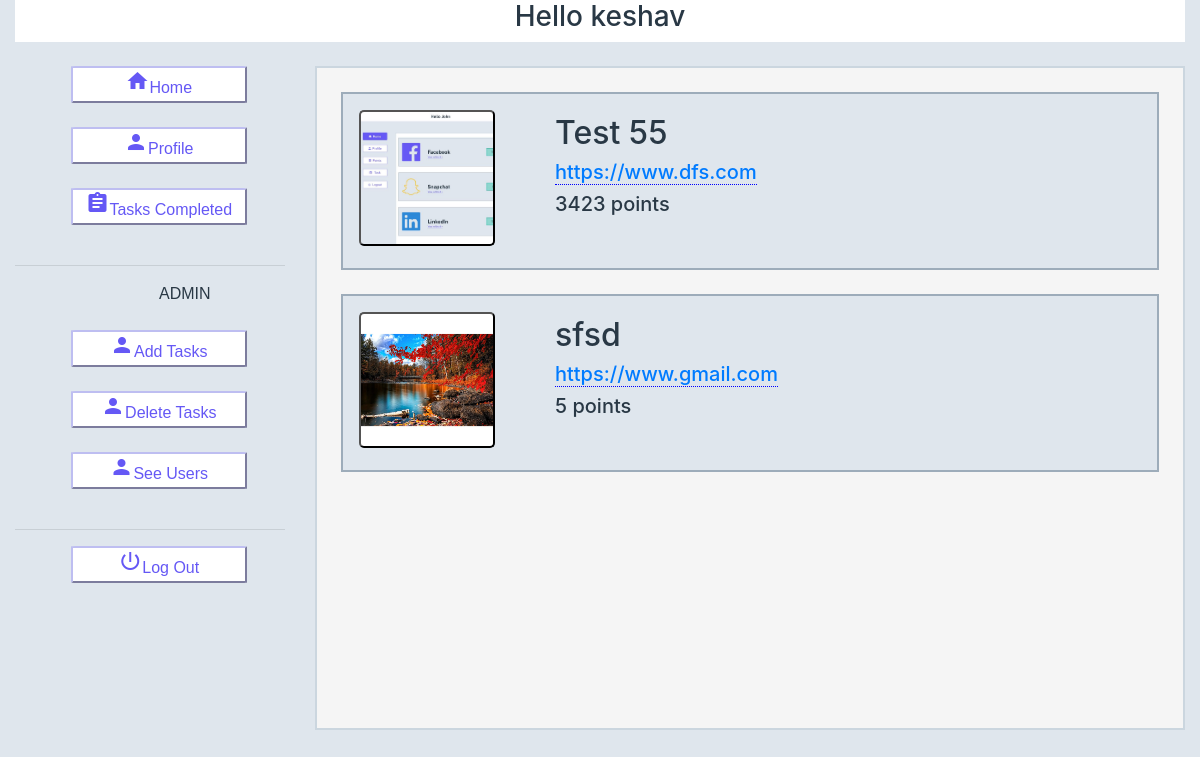
Page /completed/ (signed in) on the earlier database version.
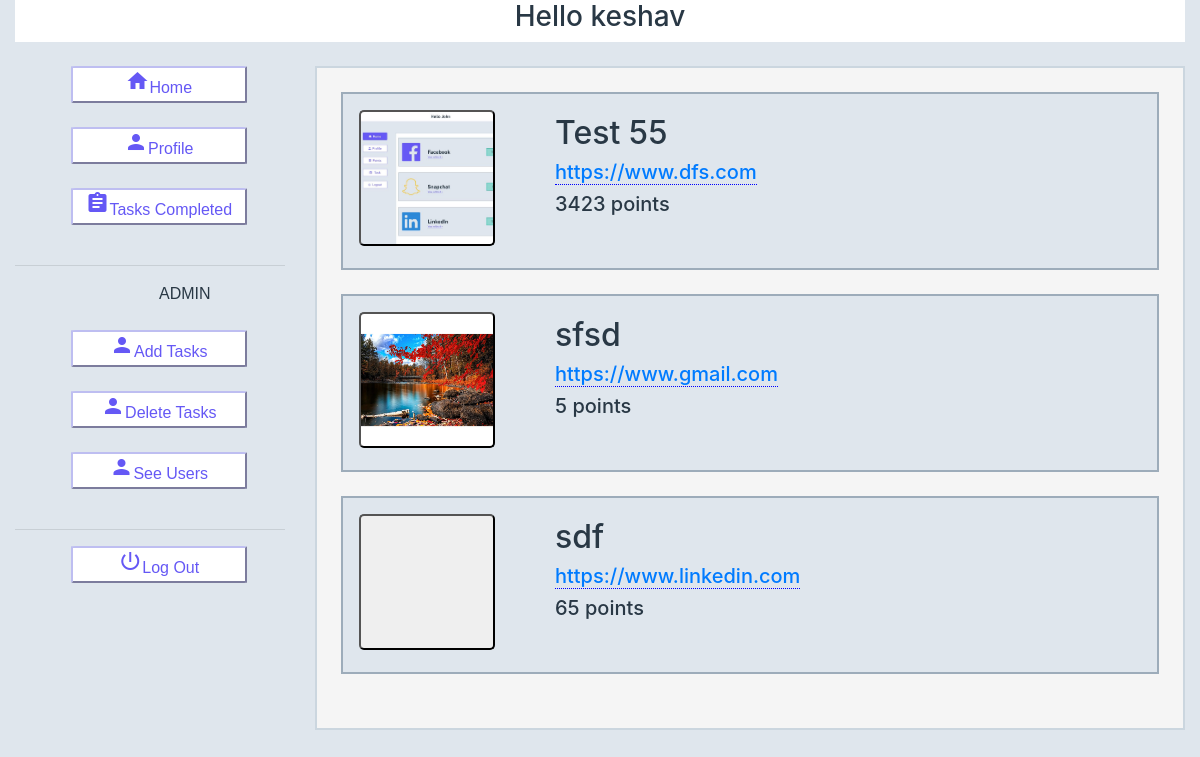
Same page on the later database version.
### myapp/models.py (models this page shows, shortened)
class CompletedTasks(models.Model):
    user = models.ForeignKey(User, on_delete=models.CASCADE)
    task = models.ForeignKey(Tasks, on_delete=models.CASCADE)
    completed_task_ss = models.ImageField(upload_to='completed_task_ss/')
    completed_at = models.DateTimeField(auto_now_add=True)

class Tasks(models.Model):
    task_name = models.CharField(max_length=50)
    task_url = models.URLField (max_length=200)
    category = models.CharField(max_length=50, default="Others")
    task_ss = models.ImageField(upload_to='task_ss/')
    points = models.IntegerField()

### myapp/views.py (the view)
# urls.py: path('completed/', views.TasksCompleted.as_view(), name='completed_tasks'),
class TasksCompleted(LoginRequiredMixin, View):
    def get(self, request, *args, **kwargs):
        current_user_id = request.user.id
        completed_tasks = CompletedTasks.objects.filter(user=current_user_id)
        return render(request, 'myapp/completed_tasks.html', {'completed_tasks':completed_tasks})

### myapp/templates/myapp/completed_tasks.html (shortened to what this page needs)
{% extends "myapp/user_base.html" %}
{% block userbase %}
<div class="style-right">
 {% for task in completed_tasks %}
<div class="card bor-col" style="margin: 3vh;  height: 27%;">
    <div class="card-horizontal h-100" style="display: flex; flex: 1 1 auto; padding-right: 8%;">
        <div class="img-square-wrapper h-100">
                <button
                alt="Card image cap"
                data-toggle="modal" data-target="#myModal{{forloop.counter}}"
                id="getSrc"
                style="margin: 2vh;
                height: 17vh;
                width: 17vh;
                background-image: url('{{ task.completed_task_ss.url }}');
                background-size: cover;
                border-radius: 5px;
                margin-right: 5vh;"
                >
        </div>
        <div class="card-body">
            <div class="card-text d-flex justify-content-between">
                <div>
                <h2>{{task.task.task_name}}</h2>
                <h5><a href="{{ task.task_url }}" style="border-bottom: 1px dotted blue">{{task.task.task_url}}</a></h5>
                <h5>{{task.task.points}} points</h5>
                </div>
            </div>
        </div>
    </div>
</div>
{% endfor %}
</div>
{% endblock %}

### myapp/templates/myapp/user_base.html (shortened to what this page needs)
{% extends "myapp/base.html" %}
{% block base %}
<div style="background-color: white; width: 100%; display:inline-block">
<h3 style="text-align:center">Hello {{request.user.username}}</h3></div>
<br><br>
<div class="row h-100">
    <div class="col-md-3">
        <div class="w-100"><a href="{% url 'myapp:tasks' %}"><button class="sidebar-buttons"><i class="material-icons">home</i>Home</button></a></div><br>
        <div class="w-100"><a href="{% url 'myapp:profile' %}"><button class="sidebar-buttons"><i class="material-icons">person</i>Profile</button></a></div><br>
        <div class="w-100"><a href="{% url 'myapp:completed_tasks' %}"><button class="sidebar-buttons"><i class="material-icons">assignment</i>Tasks Completed</button></a></div>
        {% if perms.myapp.add_tasks and perms.myapp.delete_tasks and perms.myapp.edit_tasks %}
        <br>
        <hr class="solid">
        <div style="margin-left: 18vh;
        font-family: sans-serif, Helvetica, Trebuchet MS";>ADMIN</div>
        <br>
        <div class="w-100"><a href="{% url 'myapp:admin_view' %}"><button class="sidebar-buttons"><i class="material-icons">person</i>Add Tasks</button></a></div><br>
        <div class="w-100"><a href="{% url 'myapp:tasks_admin' %}"><button class="sidebar-buttons"><i class="material-icons">person</i>Delete Tasks</button></a></div><br>
        <div class="w-100"><a href="{% url 'myapp:admin_users' %}"><button class="sidebar-buttons"><i class="material-icons">person</i>See Users</button></a></div><br>
        {% endif %}
        <hr class="solid">
        <div class="w-100"><a href="{% url 'myapp:logout' %}"><button class="sidebar-buttons"><i class="material-icons">power_settings_new</i>Log Out</button></a></div><br>
    </div>
    <div class="col-md-9 h-100">
        {% block userbase %}
        {% endblock %}
    </div>
</div>
{% endblock %}

### myapp/templates/myapp/base.html (shortened to what this page needs)
{% load static %}
<!DOCTYPE html>
<html>
<head>
    <link rel="stylesheet" href="https://stackpath.bootstrapcdn.com/bootstrap/4.4.1/css/bootstrap.min.css">
<link rel="stylesheet" type="text/css" href="{% static 'myapp/style.css' %}">
</head>
<body style="background-color: #DFE6ED; color: #293845;">
    <div class="container-fluid" style="min-height:100vh;">
        {% block base %}
        {% endblock %}
    </div>
</body>
</html>

### static/myapp/style.css (style rules this page uses)
.sidebar-buttons { width: 65%; color: #6558F5; border-color: #BEBEF1; border-width: 2px; border-radius: 3%; margin-left: 7vh; background-color: #FFFFFF; font-family: sans-serif, Helvetica, "Trebuchet MS"; }
.bor-col { border-color: #9DACBA; border-width: 2px; border-radius: 0%; background-color: #DFE6ED; }
.style-right { background-color: whitesmoke; height: 83vh; overflow:scroll; border:2px solid #CBD6DF; }

Differences in the rows shown:
added CompletedTasks: task.task_name "sdf", task.task_url "https://www.linkedin.com", task.points "65"
